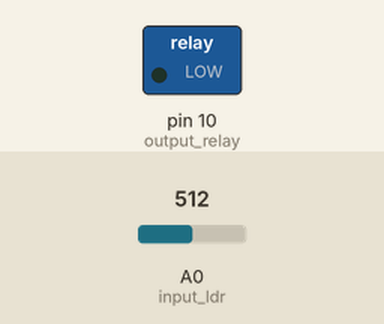
Simulated run of this sketch. Board: Arduino Uno, built with avr-gcc and run on an emulated ATmega328P. Parts: switched loads named in the sketch (green lamp = pin HIGH). Inputs (shaded band) come from the test bench; at power-on: A0 (input_ldr) = 512.

Above: at 1.2 s.
1.3 s: A0 (input_ldr) set to 492
At 1.7 s:
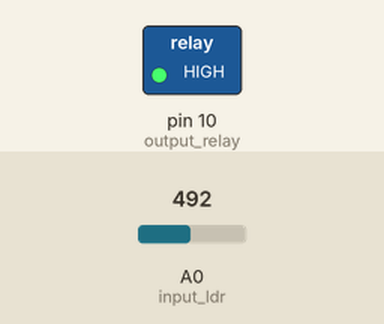
2.8 s: A0 (input_ldr) set to 510
At 4.0 s:
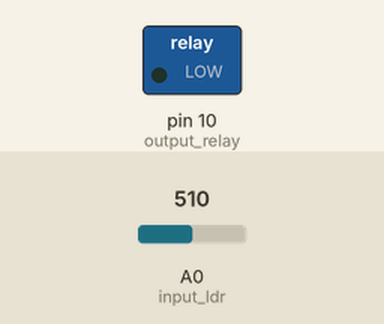
4.3 s: A0 (input_ldr) set to 490
At 5.2 s:
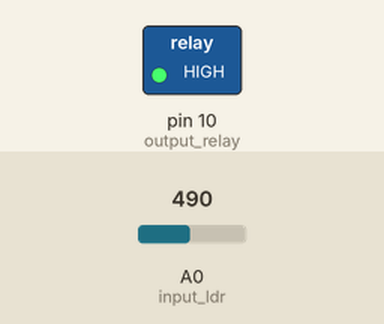
Timing chart, 0 to 7.3 s (numbered marks = the images above; inputs shaded):
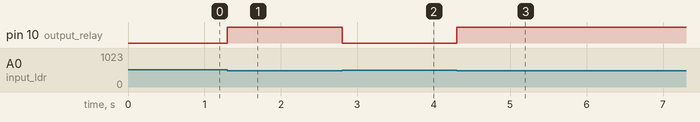

The sketch:

LDR_BOT.ino
```cpp
int input_ldr = A0, output_relay = 10, ldr_state = 0, last_ldr_state = 0;

void setup() {
  // put your setup code here, to run once:
  //pinMode(A0, INPUT);
  pinMode(10, OUTPUT);
}

void loop() {
  //intensity = analogRead(input_ldr);
  ldr_state = analogRead(input_ldr);
  if(ldr_state == last_ldr_state)
    if(ldr_state > 500)
      //if(intensity<500&&intensity>200)
      digitalWrite(output_relay,LOW);
    else
      digitalWrite(output_relay,HIGH);

  last_ldr_state = ldr_state;
}
```

Measured:
- the behaviour switches between 501 and 500 on A0 (input_ldr) (found by bisection; images 0 and 1)
- after the input at 1.3 s, pin 10 (output_relay): LOW → HIGH at once
- after the input at 2.8 s, pin 10 (output_relay): HIGH → LOW at once
- after the input at 4.3 s, pin 10 (output_relay): LOW → HIGH at once
